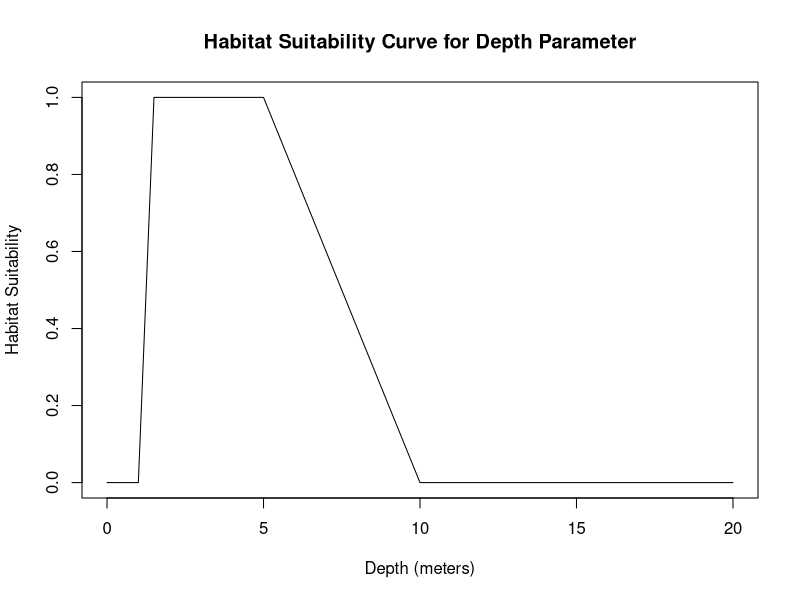
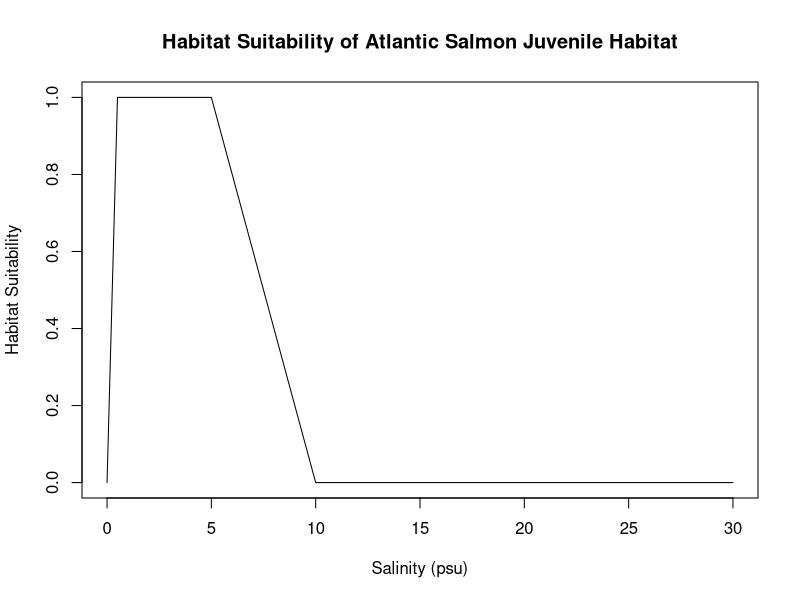
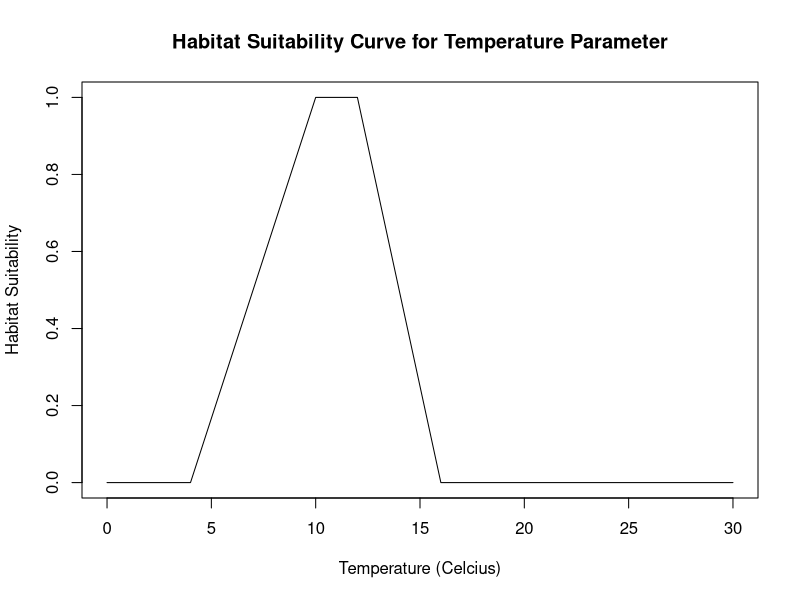
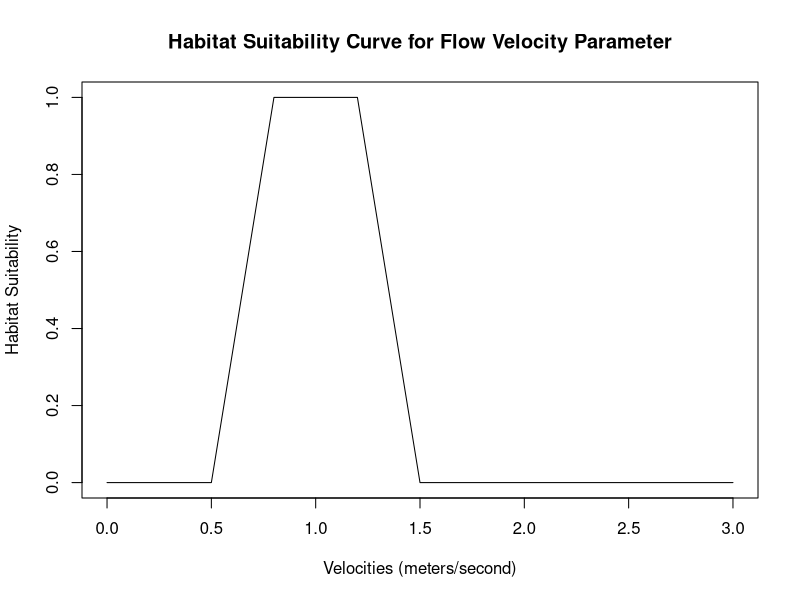
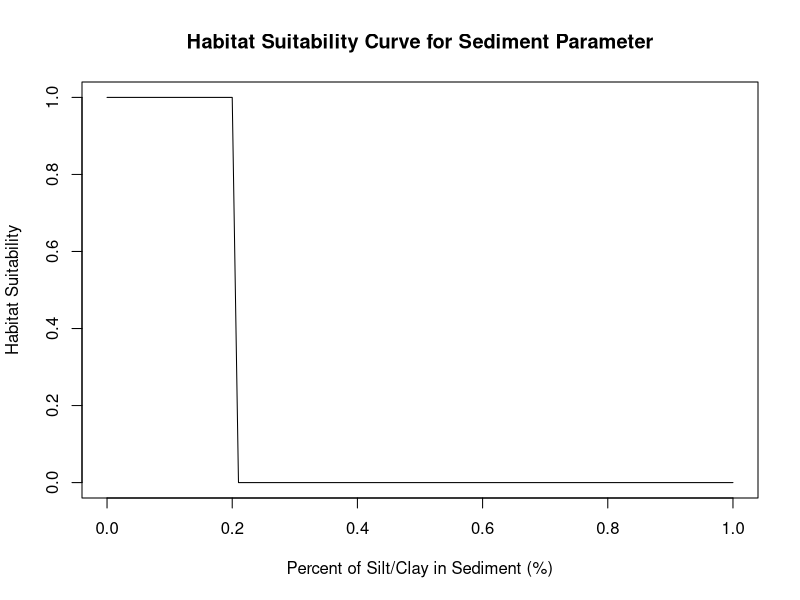

The R script that drew these images, in order:
## ---- chunk 1
library(ggplot2)
library(ggpubr)
## ---- chunk 2
#depth_range <- c(0.305,0.61)#in meters
depth <- (0.305+1)/2 #average between min & max
depth_suitability_curve <- function(depth) {
  # Define the optimal range for depth
  optimal_depth_range <- c(1.5, 5) # meters

  # Define the lower and upper thresholds for depth
  lower_threshold <- 1 # meters
  upper_threshold <- 10 # meters

  # Compute the habitat suitability score based on depth
  if (depth < lower_threshold | depth > upper_threshold) {
    suitability_score <- 0
  } else if (depth >= optimal_depth_range[1] & depth <= optimal_depth_range[2]) {
    suitability_score <- 1
  } else if (depth < optimal_depth_range[1]) {
    suitability_score <- (depth - lower_threshold) / (optimal_depth_range[1] - lower_threshold)
  } else if (depth > optimal_depth_range[2]) {
    suitability_score <- (upper_threshold - depth) / (upper_threshold - optimal_depth_range[2])
  }

  return(suitability_score)
}
plot_depth_suitability_curve <- function() {
  # Define the range of depths to plot
  depths <- seq(0, 20, by = 0.01)

  # Compute the habitat suitability score for each depth value
  suitability_scores <- sapply(depths, depth_suitability_curve)

  # Plot the suitability scores as a curve
  plot(depths, suitability_scores, type = "l", xlab = "Depth (meters)", ylab = "Habitat Suitability", ylim=c(0,1),
       main = "Habitat Suitability Curve for Depth Parameter")
}
plot_depth_suitability_curve()
## ---- chunk 3
#optimal Salinity range from 0.0psu-0.5psu
Salinity <- (0+0.5)/2 #average between min & max
salinity_suitability_curve <- function(Salinity) {
  # Define the optimal range for Salinity
  optimal_salinity_range <- c(0.5,5) #psu

  # Define the lower and upper thresholds for Salinity
  lower_threshold <- 0 # psu
  upper_threshold <- 10 # psu

  # Compute the habitat suitability score based on Salinity
  if (Salinity < lower_threshold | Salinity > upper_threshold) {
    suitability_score <- 0
  } else if (Salinity >= optimal_salinity_range[1] & Salinity <= optimal_salinity_range[2]) {
    suitability_score <- 1
  } else if (Salinity < optimal_salinity_range[1]) {
    suitability_score <- (Salinity - lower_threshold) / (optimal_salinity_range[1] - lower_threshold)
  } else if (Salinity > optimal_salinity_range[2]) {
    suitability_score <- (upper_threshold - Salinity) / (upper_threshold - optimal_salinity_range[2])
  }

  return(suitability_score)
}
plot_salinity_suitability_curve <- function() {
  # Define the range of Salinities to plot
  Salinities <- seq(0, 30, by = 0.01)

  # Compute the habitat suitability score for each depth value
  suitability_scores <- sapply(Salinities, salinity_suitability_curve)

  # Plot the suitability scores as a curve
  plot(Salinities, suitability_scores, type = "l", xlab = "Salinity (psu)", ylab = "Habitat Suitability", ylim=c(0,1),
       main = "Habitat Suitability of Atlantic Salmon Juvenile Habitat")
}
plot_salinity_suitability_curve()
## ---- chunk 4
#optimal temperature range from 10-12
temperature <- (10+12)/2 #average between min & max
temperature_suitability_curve <- function(temperature,optimal_temp_range) {
  # Define the optimal range for temperature
  optimal_temp_range <- c(10,12) #celcius

  # Define the lower and upper thresholds for temperature
  lower_threshold <- 4 # psu
  upper_threshold <- 16 # psu

  # Compute the habitat suitability score based on temperature
  if (temperature < lower_threshold | temperature > upper_threshold) {
    suitability_score <- 0
  } else if (temperature >= optimal_temp_range[1] & temperature <= optimal_temp_range[2]) {
    suitability_score <- 1
  } else if (temperature < optimal_temp_range[1]) {
    suitability_score <- (temperature - lower_threshold) / (optimal_temp_range[1] - lower_threshold)
  } else if (temperature > optimal_temp_range[2]) {
    suitability_score <- (upper_threshold - temperature) / (upper_threshold - optimal_temp_range[2])
  }

  return(suitability_score)
}
plot_temperature_suitability_curve <- function() {
  # Define the range of temperature to plot
  temps <- seq(0, 30, by = 0.01)

  # Compute the habitat suitability score for each depth value
  suitability_scores <- sapply(temps, temperature_suitability_curve)

  # Plot the suitability scores as a curve
  plot(temps, suitability_scores, type = "l", xlab = "Temperature (Celcius)", ylab = "Habitat Suitability", ylim=c(0,1),
       main = "Habitat Suitability Curve for Temperature Parameter")
}
plot_temperature_suitability_curve()
## ---- chunk 5
#depth_range <- c(0.305,0.61)#in meters
flow_velocity <- (0.5-1.5)/2 #average between min & max
flow_velocity_suitability <- function(flow_velocity) {
  # Define the optimal range for depth
  optimal_velocity_range <- c(0.8, 1.2) # meters/second

  # Define the lower and upper thresholds for depth
  lower_threshold <- 0.5 # meters/second
  upper_threshold <- 1.5 # meters/second

  # Compute the habitat suitability score based on depth
  if (flow_velocity < lower_threshold | flow_velocity > upper_threshold) {
    suitability_score <- 0
  } else if (flow_velocity >= optimal_velocity_range[1] & flow_velocity <= optimal_velocity_range[2]) {
    suitability_score <- 1
  } else if (flow_velocity < optimal_velocity_range[1]) {
    suitability_score <- (flow_velocity - lower_threshold) / (optimal_velocity_range[1] - lower_threshold)
  } else if (flow_velocity > optimal_velocity_range[2]) {
    suitability_score <- (upper_threshold - flow_velocity) / (upper_threshold - optimal_velocity_range[2])
  }

  return(suitability_score)
}
plot_Velocity_suitability_curve <- function() {
  # Define the range of depths to plot
  velocities <- seq(0,3, by = 0.01)

  # Compute the habitat suitability score for each depth value
  suitability_scores <- sapply(velocities, flow_velocity_suitability)

  # Plot the suitability scores as a curve
  plot(velocities, suitability_scores, type = "l", xlab = "Velocities (meters/second)", ylab = "Habitat Suitability", ylim=c(0,1),
       main = "Habitat Suitability Curve for Flow Velocity Parameter")
}
plot_Velocity_suitability_curve()
## ---- chunk 6
#depth_range <- c(0.305,0.61)#in meters
SiltClay_per <- (0-0.2)/2 #average between min & max
siltclay_suitability <- function(SiltClay_per) {
  # Define the optimal range for depth
  optimal_siltclay_range <- c(0, 0.2) # percent

  # Define the lower and upper thresholds for silt clay percentage
  lower_threshold <- 0 # meters/second
  upper_threshold <- 0.2 # meters/second

  # Compute the habitat suitability score based on depth
  if (SiltClay_per < lower_threshold | SiltClay_per > upper_threshold) {
    suitability_score <- 0
  } else if (SiltClay_per >= optimal_siltclay_range[1] & SiltClay_per <= optimal_siltclay_range[2]) {
    suitability_score <- 1
  } else if (SiltClay_per < optimal_siltclay_range[1]) {
    suitability_score <- (SiltClay_per - lower_threshold) / (optimal_siltclay_range[1] - lower_threshold)
  } else if (SiltClay_per > optimal_siltclay_range[2]) {
    suitability_score <- (upper_threshold - SiltClay_per) / (upper_threshold - optimal_siltclay_range[2])
  }

  return(suitability_score)
}
plot_SiltClay_suitability_curve <- function() {
  # Define the range of depths to plot
  siltclay_percentile <- seq(0,1, by = 0.01)

  # Compute the habitat suitability score for each depth value
  suitability_scores <- sapply(siltclay_percentile, siltclay_suitability)

  # Plot the suitability scores as a curve
  plot(siltclay_percentile, suitability_scores, type = "l", xlab = "Percent of Silt/Clay in Sediment (%)", ylab = "Habitat Suitability", ylim=c(0,1),
       main = "Habitat Suitability Curve for Sediment Parameter")
}
plot_SiltClay_suitability_curve()
